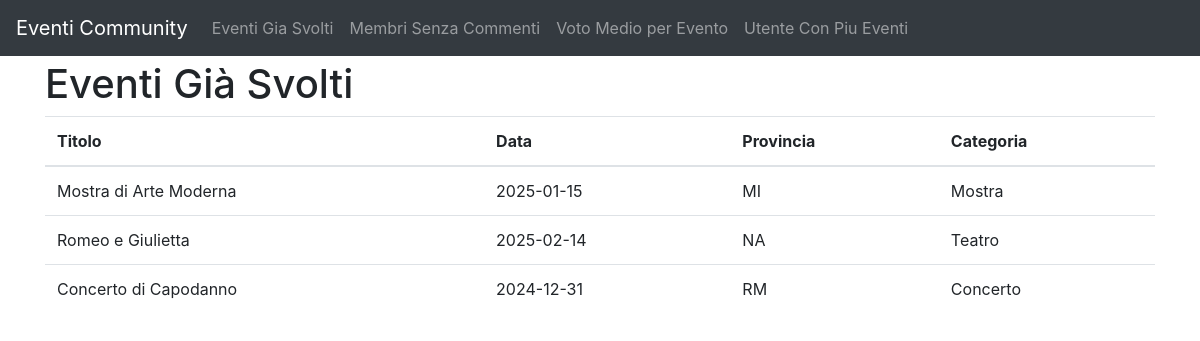
Page /eventi_gia_svolti on the committed database.
### tables this page shows
CREATE TABLE EVENTO (
    id INTEGER PRIMARY KEY AUTOINCREMENT,
    titolo VARCHAR(100) NOT NULL,
    data DATE NOT NULL,
    provincia VARCHAR(2) NOT NULL,
    membro_id INTEGER NOT NULL,
    categoria_id INTEGER NOT NULL,
    FOREIGN KEY (membro_id) REFERENCES MEMBRO(id),
    FOREIGN KEY (categoria_id) REFERENCES CATEGORIA(id)
);

CREATE TABLE CATEGORIA (
    id INTEGER PRIMARY KEY AUTOINCREMENT,
    nome VARCHAR(50) NOT NULL UNIQUE,
    descrizione TEXT
);

### app.py (the view)
@app.route('/eventi_gia_svolti')
def eventi_gia_svolti():
    eventi = get_eventi_gia_svolti()
    return render_template('eventi_gia_svolti.html', eventi=eventi)

### database.py (called while the page is built)
def get_db():
    db = getattr(g, '_database', None)
    if db is None:
        db = g._database = sqlite3.connect('eventi_community.db')
        db.row_factory = sqlite3.Row
    return db

def get_eventi_gia_svolti():
    db = get_db()
    query = """
        SELECT e.titolo, e.data, e.provincia, c.nome AS categoria
        FROM EVENTO e
        JOIN CATEGORIA c ON e.categoria_id = c.id
        WHERE e.data < CURRENT_DATE
        ORDER BY e.provincia ASC, e.data DESC
    """
    cursor = db.execute(query)
    eventi = [dict(row) for row in cursor.fetchall()]
    return eventi

### templates/eventi_gia_svolti.html
{% extends "base.html" %}
{% block content %}
    <h1>Eventi Già Svolti</h1>
    <table class="table">
        <thead>
            <tr>
                <th>Titolo</th>
                <th>Data</th>
                <th>Provincia</th>
                <th>Categoria</th>
            </tr>
        </thead>
        <tbody>
            {% for evento in eventi %}
                <tr>
                    <td>{{ evento.titolo }}</td>
                    <td>{{ evento.data }}</td>
                    <td>{{ evento.provincia }}</td>
                    <td>{{ evento.categoria }}</td>
                </tr>
            {% endfor %}
        </tbody>
    </table>
{% endblock %}

### templates/base.html (shortened to what this page needs)
<!DOCTYPE html>
<html lang="en">
<head>
    <link rel="stylesheet" href="https://stackpath.bootstrapcdn.com/bootstrap/4.5.2/css/bootstrap.min.css">
</head>
<body>
    <nav class="navbar navbar-expand-md navbar-dark bg-dark fixed-top">
        <a class="navbar-brand" href="/">Eventi Community</a>
        <div class="collapse navbar-collapse" id="navbarsExampleDefault">
            <ul class="navbar-nav mr-auto">
                <li class="nav-item">
                    <a class="nav-link" href="/eventi_gia_svolti">Eventi Gia Svolti</a>
                </li>
                <li class="nav-item">
                    <a class="nav-link" href="/membri_senza_commenti">Membri Senza Commenti</a>
                </li>
                <li class="nav-item">
                    <a class="nav-link" href="/voto_medio_per_evento">Voto Medio per Evento</a>
                </li>
                <li class="nav-item">
                    <a class="nav-link" href="/utente_con_piu_eventi">Utente Con Piu Eventi</a>
                </li>
            </ul>
        </div>
    </nav>
    <main role="main" class="container">
        {% block content %}{% endblock %}
    </main>
</body>
</html>

### templates/base.html (style rules this page uses)
body { padding-top: 60px; }

### rows in the picture
EVENTO: titolo "Mostra di Arte Moderna", data "2025-01-15", provincia "MI", categoria "Mostra"
EVENTO: titolo "Romeo e Giulietta", data "2025-02-14", provincia "NA", categoria "Teatro"
EVENTO: titolo "Concerto di Capodanno", data "2024-12-31", provincia "RM", categoria "Concerto"
